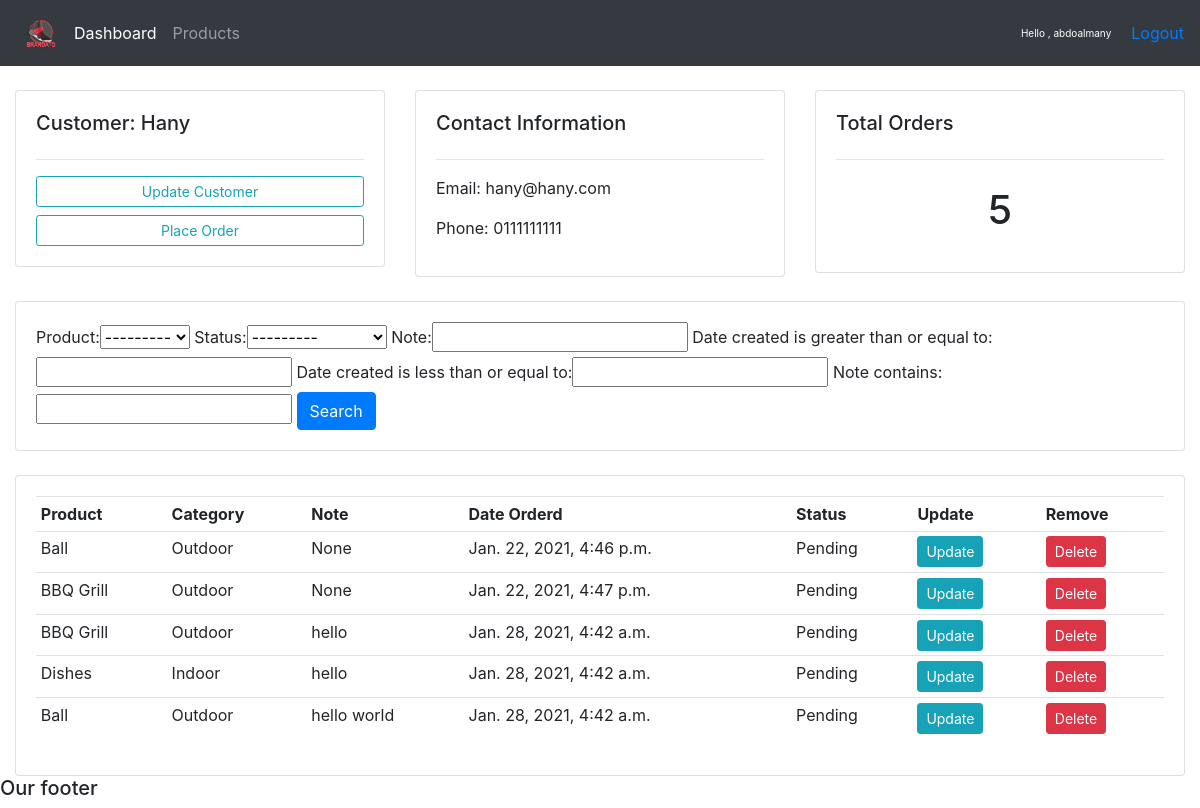
The app's page /customer/1/ (signed in) with its own data.
### crm/accounts/models.py (models this page shows, shortened)
class Customer(models.Model):
    name = models.CharField(max_length=200 , null =True)
    phone = models.CharField(max_length=200 , null =True)
    email = models.CharField(max_length=200 , null =True)
    date_created = models.DateTimeField(auto_now_add=True , null =True)
    def __str__(self):
        return self.name

class Order(models.Model):
    customer = models.ForeignKey(Customer , null=True ,on_delete=models.SET_NULL)
    product = models.ForeignKey(Product , null=True ,on_delete=models.SET_NULL)
    STATUS = (
    ('Pending','Pending'),
    ('Out for delivery' , 'Out for delivery'),
    ('Delivered','Delivered'),
    )
    status=models.CharField(max_length=200 , null =True , choices = STATUS)
    date_created = models.DateTimeField(auto_now_add=True , null =True)
    note=models.CharField(max_length=1000 , null =True )

class Product(models.Model):
    CATEGORY = (
    ('Indoor' , 'Indoor'),
    ('Outdoor','Outdoor'),
    )
    name = models.CharField(max_length=200 , null =True)
    price = models.FloatField(null =True)
    category=models.CharField(max_length=200 , null =True , choices=CATEGORY )
    description=models.CharField(max_length=200 , null =True ,blank=True)
    date_created = models.DateTimeField(auto_now_add=True , null =True)
    tags=models.ManyToManyField(Tag)
    def __str__(self):
        return self.name

### crm/accounts/decorators.py (the view)
		def wrapper_func(request, *args, **kwargs):
			group = None
			if request.user.groups.exists():
				group = request.user.groups.all()[0].name
			if group in allowed_roles:
				return view_func(request, *args, **kwargs)
			else:
				return HttpResponse('u r not authorized')

### crm/accounts/views.py (called while the page is built)
@login_required(login_url='login')
@allowed_users(allowed_roles=['admin'])
def customer(request , pk):
    customer = Customer.objects.get(id=pk)
    orders = customer.order_set.all()
    order_count = orders.count()
    myFilter = OrderFilter(request.GET , queryset=orders)
    orders = myFilter.qs
    context = {'customer':customer , 'orders':orders ,'order_count':order_count , 'myFilter':myFilter}
    return render(request ,'accounts/customer.html' , context)

### crm/accounts/templates/accounts/customer.html
{%  extends 'accounts/main.html' %}
{% block content %}
	<br>
<div class="row">
	<div class="col-md">
		<div class="card card-body">
			<h5>Customer: {{customer}}</h5>
			<hr>
			<a class="btn btn-outline-info  btn-sm btn-block" href="">Update Customer</a>
			<a class="btn btn-outline-info  btn-sm btn-block" href="{% url 'create_order' customer.id %}">Place Order</a>
		</div>
	</div>
	<div class="col-md">
		<div class="card card-body">
			<h5>Contact Information</h5>
			<hr>
			<p>Email: {{customer.email}} </p>
			<p>Phone: {{customer.phone}} </p>
		</div>
	</div>
	<div class="col-md">
		<div class="card card-body">
			<h5>Total Orders</h5>
			<hr>
			<h1 style="text-align: center;padding: 10px">{{order_count}}</h1>
		</div>
	</div>
</div>
<br>
<div class="row">
	<div class="col">
		<div class="card card-body">
			<form method="get">
					{{myFilter.form}}
		    <button class="btn btn-primary" type="submit">Search</button>
		  </form>
		</div>
	</div>
</div>
<br>
<div class="row">
	<div class="col-md">
		<div class="card card-body">
			<table class="table table-sm">
				<tr>
					<th>Product</th>
					<th>Category</th>
					<th>Note</th>
					<th>Date Orderd</th>
					<th>Status</th>
					<th>Update</th>
					<th>Remove</th>
				</tr>
					{% for order in orders %}
						<tr>
							<td>{{order.product}}</td>
							<td>{{order.product.category}}</td>
							<td>{{order.note}}</td>
							<td>{{order.date_created}}</td>
							<td>{{order.status}}</td>
							<td><a class="btn btn-sm btn-info" href="{% url 'update_order' order.id %}">Update</a></td>
							<td><a class="btn btn-sm btn-danger" href="{% url 'delete_order' order.id %}" >Delete</a></td>
						</tr>
					{% endfor %}
			</table>
		</div>
	</div>
</div>
{% endblock %}

### crm/accounts/templates/accounts/navbar.html (shortened to what this page needs)
{% load static %}
<nav class="navbar navbar-expand-lg navbar-dark bg-dark">
  <img src="{% static 'images/logo.png' %}" height="50"  >
  <div class="collapse navbar-collapse" id="navbarNav">
    <ul class="navbar-nav">
      <li class="nav-item active">
        {% if request.user.is_staff  %}
        <a class="nav-link" href="{% url 'home' %}">Dashboard</a>
      </li>
      <li class="nav-item">
        <a class="nav-link" href="{% url 'products' %}">Products</a>
      </li>
        {% endif %}
    </ul>
  </div>
  <span class="hello-msg">Hello , {{request.user}}</span>
  <span><a href="{% url 'logout' %}">Logout</a></span>
</nav>

### crm/accounts/templates/accounts/navbar.html (style rules this page uses)
.hello-msg { font-size: 10px; color:#fff; margin-right: 20px; }

### records on screen
Customer: name "Hany", email "hany@hany.com", phone "0111111111"
Order: product "Ball", product.category "Outdoor", note "None", date_created "Jan. 22, 2021, 4:46 p.m.", status "Pending"
Order: product "BBQ Grill", product.category "Outdoor", note "None", date_created "Jan. 22, 2021, 4:47 p.m.", status "Pending"
Order: product "BBQ Grill", product.category "Outdoor", note "hello", date_created "Jan. 28, 2021, 4:42 a.m.", status "Pending"
Order: product "Dishes", product.category "Indoor", note "hello", date_created "Jan. 28, 2021, 4:42 a.m.", status "Pending"
Order: product "Ball", product.category "Outdoor", note "hello world", date_created "Jan. 28, 2021, 4:42 a.m.", status "Pending"

### other values on screen
{{ request.user }} "abdoalmany"
{{ order_count }} "5"
